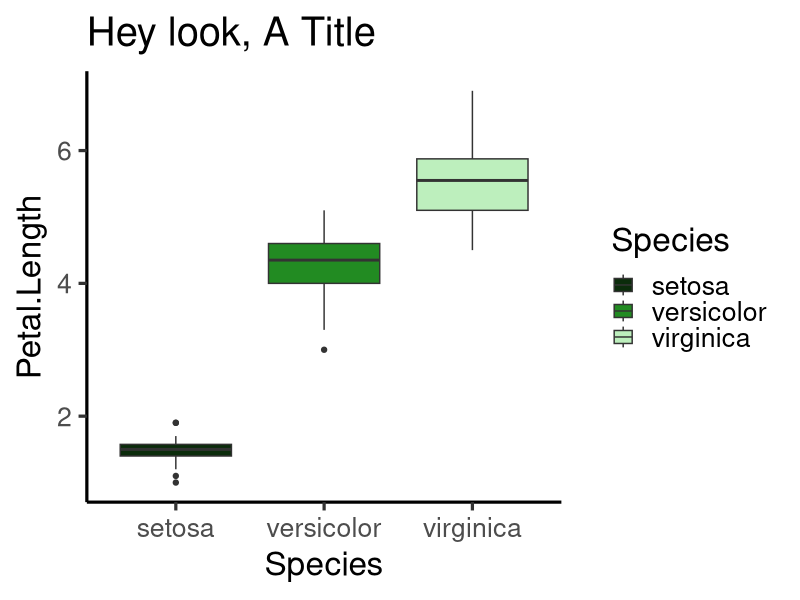

The R source for this figure:
## ---- chunk 1
options(htmltools.dir.version = FALSE)
knitr::opts_chunk$set(warning = F,
                      message = F,
                      fit.retina = 3,
                      fig.align = "center")

hook_source <- knitr::knit_hooks$get('source')
knitr::knit_hooks$set(source = function(x, options) {
  x <- stringr::str_replace(x, "^[[:blank:]]?([^*].+?)[[:blank:]]*#<<[[:blank:]]*$", "*\\1")
  hook_source(x, options)
})
## ---- chunk 2
library(psych)
library(tidyverse)
library(broom)
## ---- chunk 3
ggplot(data = iris, aes(x = Species, y = Petal.Length)) +
  geom_boxplot(aes(fill = Species)) +
  scale_fill_manual(values = c("#0b2c0b", "#228b22", "#bdefbd")) +
  labs(title = "Hey look, A Title") +
  theme_classic(base_size = 24)
